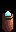

The image is a tile-based game level rendered from a .tmx file. Its description and complete source (layers, tilesets, objects, tile grids) follow:
An orthogonal 1x2 tile map with 16x16 px tiles, 1 tile layer (Building).

<map version="1.10" tiledversion="1.11.2" orientation="orthogonal" renderorder="right-down" width="1" height="2" tilewidth="16" tileheight="16" infinite="0" nextlayerid="2" nextobjectid="1">
 <tileset firstgid="1" name="SparksShop" tilewidth="16" tileheight="16" tilecount="2" columns="1">
  <image source="SparksShop.png" width="16" height="32" />
 </tileset>
 <layer id="1" name="Building" width="1" height="2">
  <data encoding="csv">
1,
2
</data>
 </layer>
</map>